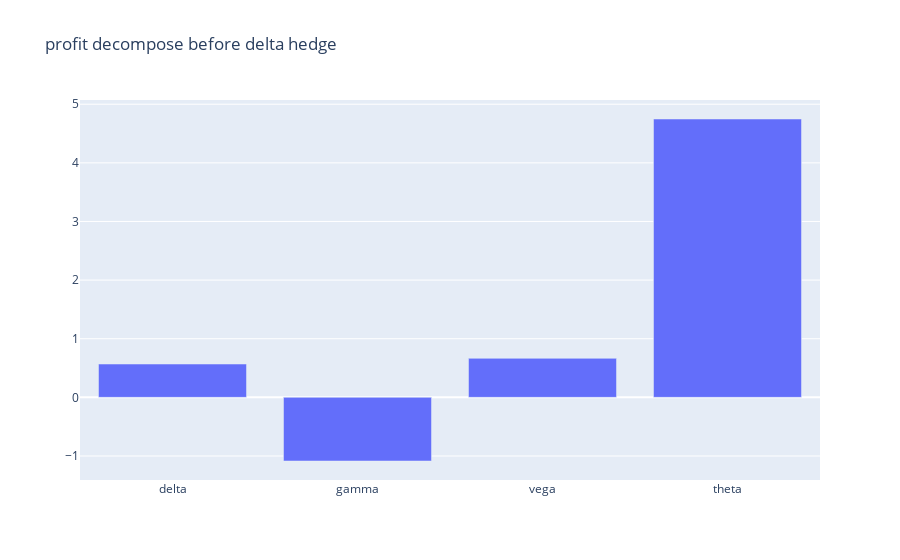

The notebook cell saved with this chart:
### Code cell
OptDecompose = portfolio.groupby('optionCode',group_keys=False).apply(decompose).reset_index(drop=True)
# 为nan的行用0填充
OptDecompose.fillna(0,inplace=True)
# 归一化
OptDecompose['deltaProfit'] = OptDecompose['deltaProfit'] * OptDecompose['optionPosition']
OptDecompose['gammaProfit'] = OptDecompose['gammaProfit'] * OptDecompose['optionPosition']
OptDecompose['vegaProfit'] = OptDecompose['vegaProfit'] * OptDecompose['optionPosition']
OptDecompose['thetaProfit'] = OptDecompose['thetaProfit'] * OptDecompose['optionPosition']
OptDecompose['otherProfit'] = OptDecompose['otherProfit'] * OptDecompose['optionPosition']
OptDecompose['totalProfit'] = OptDecompose['totalProfit'] * OptDecompose['optionPosition']

deltaProfit = OptDecompose['deltaProfit'].sum()
gammaProfit = OptDecompose['gammaProfit'].sum()
vegaProfit = OptDecompose['vegaProfit'].sum()
thetaProfit = OptDecompose['thetaProfit'].sum()

print('deltaProfit: ',deltaProfit)
print('gammaProfit: ',gammaProfit)
print('vegaProfit: ',vegaProfit)
print('thetaProfit: ',thetaProfit)

# 柱状图
fig = go.Figure()
fig.add_trace(go.Bar(x=['delta','gamma','vega','theta'], y=[deltaProfit,gammaProfit,vegaProfit,thetaProfit]))
fig.update_layout(title_text='profit decompose before delta hedge')
fig.show()

### Figure 1 — Plotly figure (JSON) as saved in the notebook; plotly's stock layout.template omitted (floating-point values rounded to 4 significant figures)
{"data": [{"type": "bar", "x": ["delta", "gamma", "vega", "theta"], "y": [0.5684, -1.086, 0.6654, 4.748]}], "layout": {"title": {"text": "profit decompose before delta hedge"}}}
